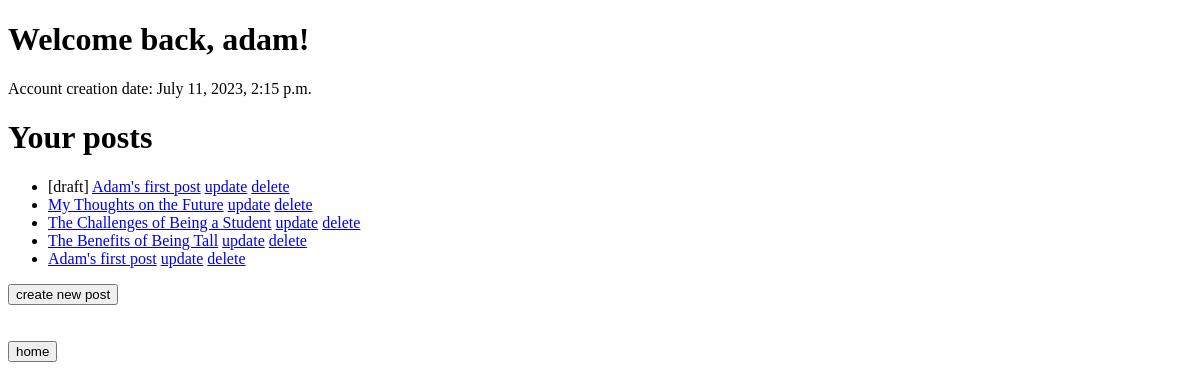
The app's page /user/ (signed in), older data.
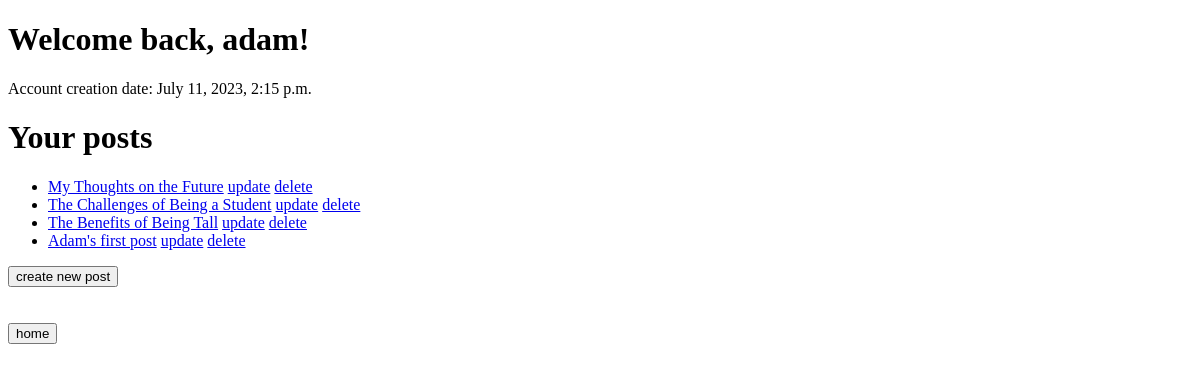
The same page, newer data.
### The_Blogs/models.py (models this page shows, shortened)
class Blog(models.Model):
    author = models.ForeignKey(settings.AUTH_USER_MODEL,
                               on_delete=models.CASCADE,
                               blank=True,
                               null=True,)
    title = models.CharField(max_length=80, default=None)
    content = models.TextField(default=None)
    created_at = models.DateTimeField(auto_now_add=True)
    is_public = models.BooleanField(default=False)

### The_Blogs/views.py (the view)
# urls.py: path("user/", views.user_view, name="user"),
@login_required
def user_view(request):
    user = request.user
    if not user.is_authenticated:
        return HttpResponse("You are not logged in")
    user_written_blogs = Blog.objects.filter(author=user).order_by("-created_at")
    params = {
        "user": user,
        "blogs": user_written_blogs,
    }
    return render(request, UserDefinedConstValue.APPNAME + "/user.html", params)

### The_Blogs/templates/The_Blogs/user.html (shortened to what this page needs)
{% load static %}
<!doctype html>
<html lang="en">
<head>
</head>
<body>
    <h1>Welcome back, {{ user.username }}!</h1>
    <p>Account creation date: {{ user.date_joined }}</p>
    <h1>Your posts</h1>
    <ul>
    {% for blog in blogs %}
    {% if user.is_authenticated or blog.is_public %}
    <li>{% if not blog.is_public %}[draft] {% endif %}
        <a href="{% url 'blog_detail' blog.pk %}">{{ blog.title }}</a>
        <a href="{% url 'blog_update' blog.pk %}">update</a>
        <a href="{% url 'blog_delete' blog.pk %}">delete</a>
    {% endif %}
    {% empty %}
    You don't have any posts yet.
    {% endfor %}
    </ul>
    <button onclick="location.href='../blog/add'">create new post</button>
    <br>
    <br>
    <br>
    <button onclick="location.href='../home'">home</button>
</body>
</html>

Row changes from the older to the newer data that the page shows:
removed Blog: is_public "[draft]", title "Adam's first post"
